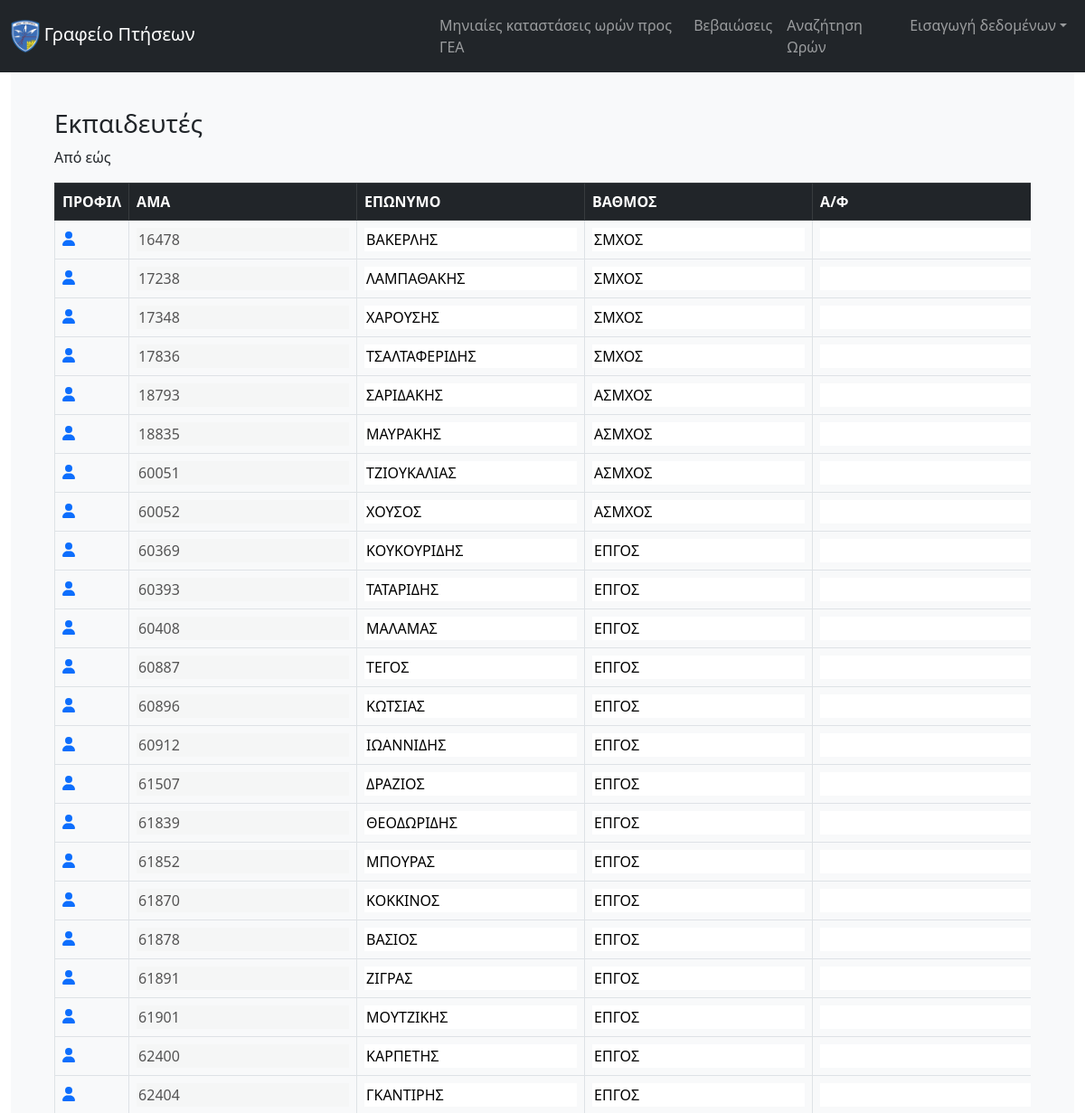
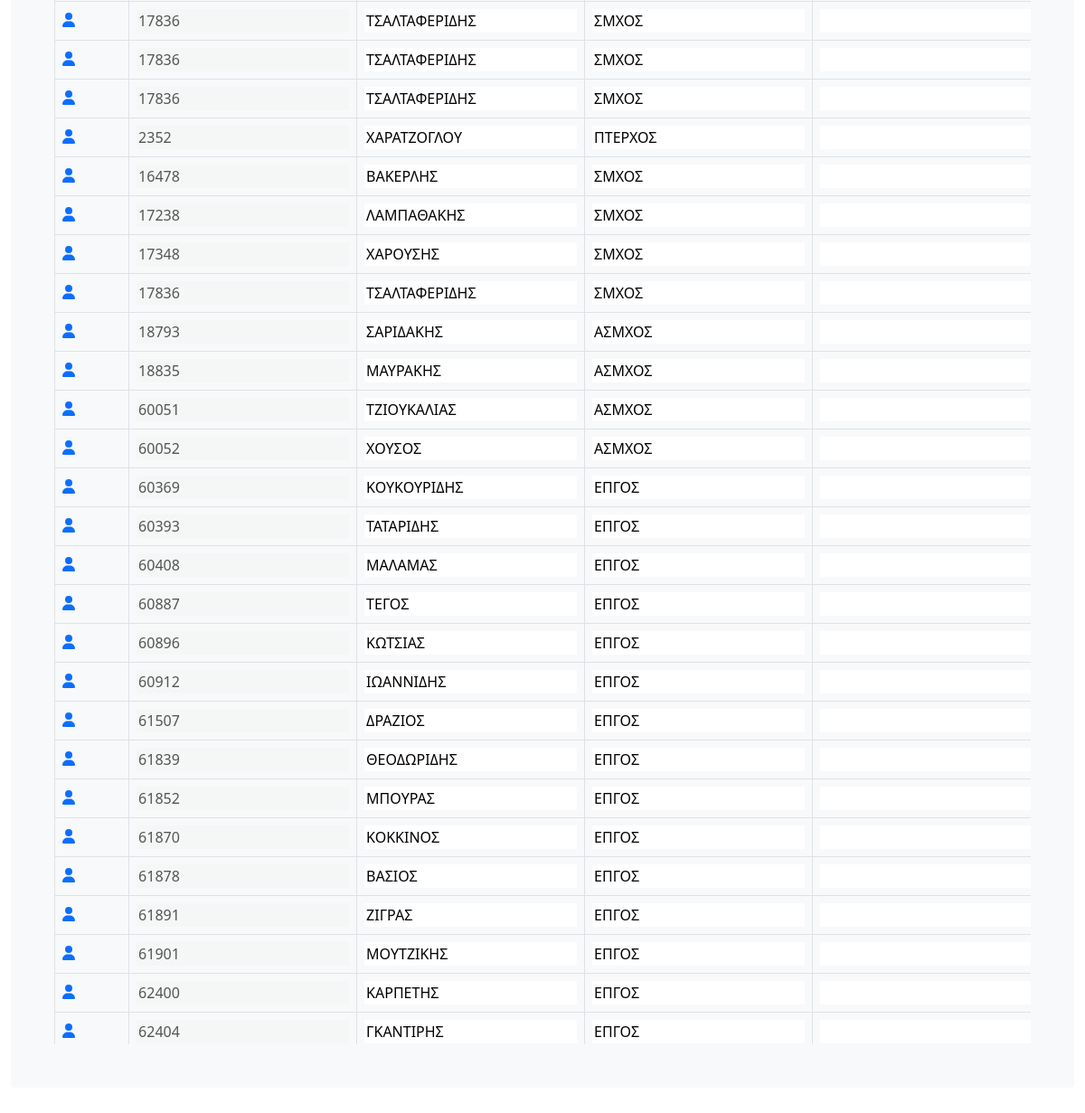
/staff/trainers/, run on an earlier commit of the app's database (2 pictures, top to bottom).
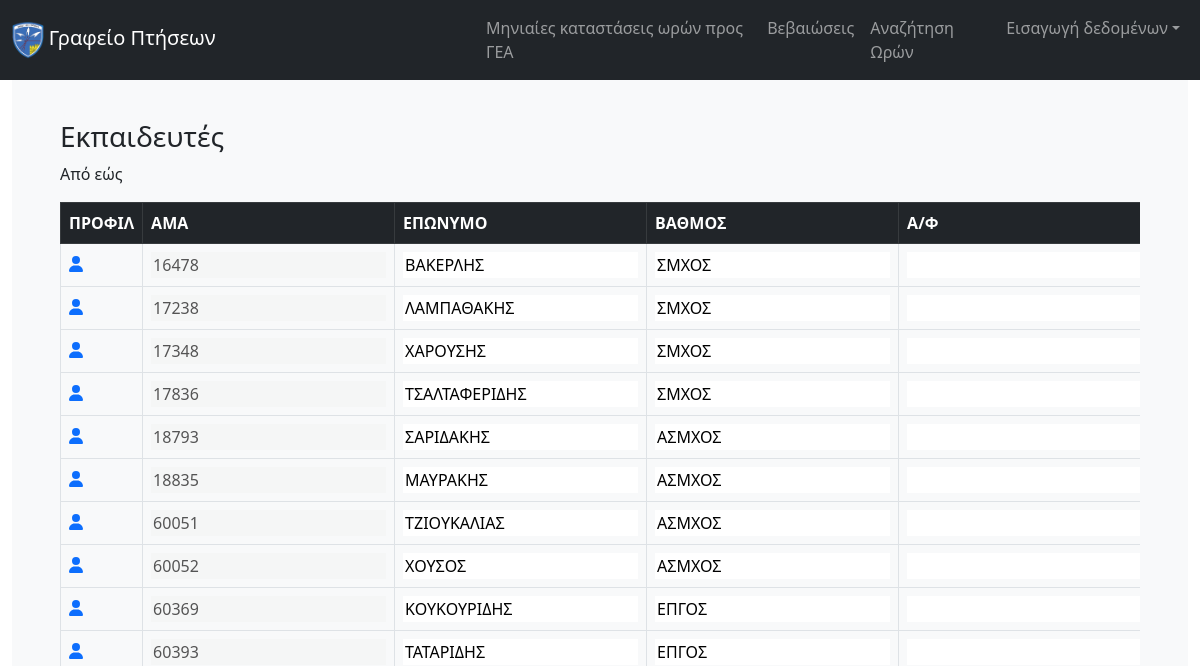
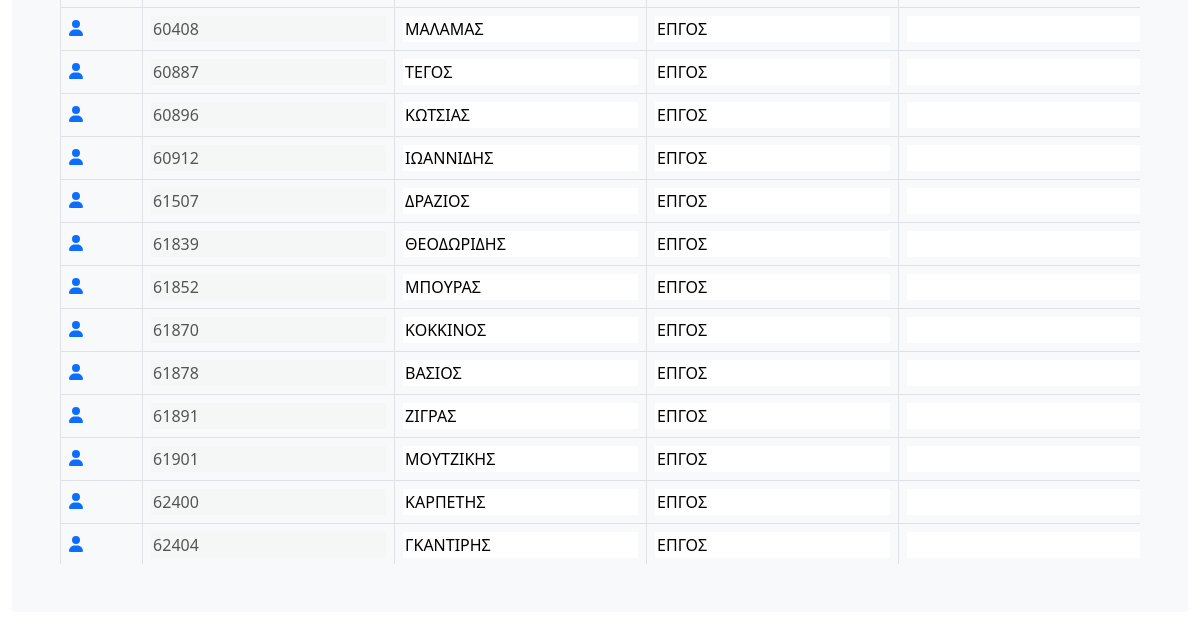
And on a later commit of the database (2 pictures, top to bottom).
### core/models.py (models this page shows, shortened)
class AirmanTrainer(models.Model):
    airman = models.ForeignKey(Airman,on_delete=models.CASCADE)
    ptixio = models.CharField(max_length=200,default="",blank=True,null=True) # a b g
    diatagi_orismou = models.CharField(max_length=200,default="",blank=True,null=True)

class Airman(models.Model):
    asma = models.BigIntegerField(primary_key=True)
    firstname = models.CharField(max_length=200,default="",blank=True,null=True)
    lastname = models.CharField(max_length=200,default="",blank=True,null=True)
    rank = models.CharField(max_length=200,default="",blank=True,null=True)
    eidikotita = models.CharField(max_length=200,default="",blank=True,null=True)
    idiotita = models.CharField(max_length=200,default="",blank=True,null=True)
    availability = models.CharField(max_length=200,default="",blank=True,null=True)
    topothetisi = models.CharField(max_length=200,default="",blank=True,null=True)
    katigoria_dikaioumeni = models.CharField(max_length=200,default="",blank=True,null=True)
    katigoria_katoxiromeni = models.CharField(max_length=200,default="",blank=True,null=True)
    monada_ekdosis_ptitikou = models.CharField(max_length=200,default="",blank=True,null=True)
    geniko_synolo_oron = models.FloatField(blank=True,null=True,default=0)

### core/views.py (the view)
# urls.py: path('staff/trainers/',views.trainers,name="trainers"),
def trainers(request):
    trainers = AirmanTrainer.objects.all()
    context = {'table_data':trainers}
    return render(request,'core/search_range/trainers.html',context)

### core/templates/core/search_range/trainers.html (shortened to what this page needs)
{% extends 'core/core.html' %}
{%load static%}
{% block content %}
<h3>Εκπαιδευτές</h3>
<p>Από {{from_month}} {{from_year}} εώς {{to_month}} {{to_year}} </p>
<div class="tableFixHead">
  <table class="table table-hover table-bordered">
    <thead class="table-dark" style="position: sticky;top: 0">
      <tr>
        <th scope="col">ΠΡΟΦΙΛ</th>
        <th scope="col">ΑΜΑ</th>
        <th scope="col">ΕΠΩΝΥΜΟ</th>
        <th scope="col">ΒΑΘΜΟΣ</th>
        <th scope="col">Α/Φ</th>
      </tr>
    </thead>
    <tbody >
      {% for trainer in table_data%}
        <tr>
          <td><a href={% url 'profile' trainer.airman.asma %}><i class="fa-solid fa-user"></i></a></td>
          <td><input type="text" id="{{ trainer.airman.asma }}_asma" name="{{ trainer.airman.asma }}" value={{trainer.airman.asma}} disabled></td>
          <td><input type="text" id="{{ trainer.airman.asma }}_lastname" name="{{ trainer.airman.lastname }}" value={{trainer.airman.lastname}}></td>
          <td><input type="text" id="{{ trainer.airman.asma }}_rank" name="{{ trainer.airman.rank }}" value={{trainer.airman.rank}}></td>
          <td><input type="text" id="{{ trainer.airman.asma }}_plane" name="{{ trainer.plane }}" value={{trainer.plane}}></td>
        </tr>
      {% endfor %}
    </tbody>
  </table>
</div>
{% endblock content%}

What changed in the data, as far as the page shows it:
removed AirmanTrainer: airman.asma "17836", airman.lastname "ΤΣΑΛΤΑΦΕΡΙΔΗΣ", airman.rank "ΣΜΧΟΣ"
removed AirmanTrainer: airman.asma "17836", airman.lastname "ΤΣΑΛΤΑΦΕΡΙΔΗΣ", airman.rank "ΣΜΧΟΣ"
removed AirmanTrainer: airman.asma "17836", airman.lastname "ΤΣΑΛΤΑΦΕΡΙΔΗΣ", airman.rank "ΣΜΧΟΣ"
removed AirmanTrainer: airman.asma "2352", airman.lastname "ΧΑΡΑΤΖΟΓΛΟΥ", airman.rank "ΠΤΕΡΧΟΣ"
removed AirmanTrainer: airman.asma "16478", airman.lastname "ΒΑΚΕΡΛΗΣ", airman.rank "ΣΜΧΟΣ"
removed AirmanTrainer: airman.asma "17238", airman.lastname "ΛΑΜΠΑΘΑΚΗΣ", airman.rank "ΣΜΧΟΣ"
removed AirmanTrainer: airman.asma "17348", airman.lastname "ΧΑΡΟΥΣΗΣ", airman.rank "ΣΜΧΟΣ"
removed AirmanTrainer: airman.asma "17836", airman.lastname "ΤΣΑΛΤΑΦΕΡΙΔΗΣ", airman.rank "ΣΜΧΟΣ"
removed AirmanTrainer: airman.asma "18793", airman.lastname "ΣΑΡΙΔΑΚΗΣ", airman.rank "ΑΣΜΧΟΣ"
removed AirmanTrainer: airman.asma "18835", airman.lastname "ΜΑΥΡΑΚΗΣ", airman.rank "ΑΣΜΧΟΣ"
removed AirmanTrainer: airman.asma "60051", airman.lastname "ΤΖΙΟΥΚΑΛΙΑΣ", airman.rank "ΑΣΜΧΟΣ"
removed AirmanTrainer: airman.asma "60052", airman.lastname "ΧΟΥΣΟΣ", airman.rank "ΑΣΜΧΟΣ"
removed AirmanTrainer: airman.asma "60369", airman.lastname "ΚΟΥΚΟΥΡΙΔΗΣ", airman.rank "ΕΠΓΟΣ"
removed AirmanTrainer: airman.asma "60393", airman.lastname "ΤΑΤΑΡΙΔΗΣ", airman.rank "ΕΠΓΟΣ"
removed AirmanTrainer: airman.asma "60408", airman.lastname "ΜΑΛΑΜΑΣ", airman.rank "ΕΠΓΟΣ"
removed AirmanTrainer: airman.asma "60887", airman.lastname "ΤΕΓΟΣ", airman.rank "ΕΠΓΟΣ"
removed AirmanTrainer: airman.asma "60896", airman.lastname "ΚΩΤΣΙΑΣ", airman.rank "ΕΠΓΟΣ"
removed AirmanTrainer: airman.asma "60912", airman.lastname "ΙΩΑΝΝΙΔΗΣ", airman.rank "ΕΠΓΟΣ"
removed AirmanTrainer: airman.asma "61507", airman.lastname "ΔΡΑΖΙΟΣ", airman.rank "ΕΠΓΟΣ"
removed AirmanTrainer: airman.asma "61839", airman.lastname "ΘΕΟΔΩΡΙΔΗΣ", airman.rank "ΕΠΓΟΣ"
removed AirmanTrainer: airman.asma "61852", airman.lastname "ΜΠΟΥΡΑΣ", airman.rank "ΕΠΓΟΣ"
removed AirmanTrainer: airman.asma "61870", airman.lastname "ΚΟΚΚΙΝΟΣ", airman.rank "ΕΠΓΟΣ"
removed AirmanTrainer: airman.asma "61878", airman.lastname "ΒΑΣΙΟΣ", airman.rank "ΕΠΓΟΣ"
removed AirmanTrainer: airman.asma "61891", airman.lastname "ΖΙΓΡΑΣ", airman.rank "ΕΠΓΟΣ"
removed AirmanTrainer: airman.asma "61901", airman.lastname "ΜΟΥΤΖΙΚΗΣ", airman.rank "ΕΠΓΟΣ"
removed AirmanTrainer: airman.asma "62400", airman.lastname "ΚΑΡΠΕΤΗΣ", airman.rank "ΕΠΓΟΣ"
removed AirmanTrainer: airman.asma "62404", airman.lastname "ΓΚΑΝΤΙΡΗΣ", airman.rank "ΕΠΓΟΣ"
